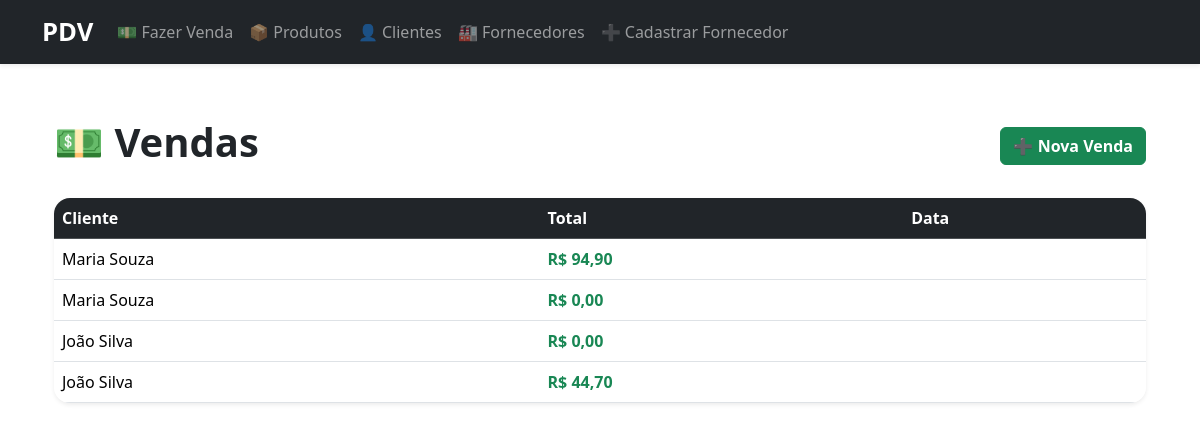
The app's page /listar/ with its own data.
### vendas/models.py (models this page shows, shortened)
class Venda(models.Model):
    cliente = models.ForeignKey(Cliente, on_delete=models.SET_NULL, null=True)
    data = models.DateTimeField(auto_now_add=True)
    total = models.DecimalField(max_digits=10, decimal_places=2, default=0)

### clientes/models.py (models this page shows, shortened)
class Cliente(models.Model):
    nome = models.CharField(max_length=100)
    email = models.EmailField(unique=True)
    telefone = models.CharField(max_length=20, blank=True)
    endereco = models.TextField(blank=True)
    data_cadastro = models.DateTimeField(auto_now_add=True)
    imagem = models.ImageField(upload_to='clientes/', blank=True, null=True)

### vendas/views.py (the view)
# urls.py: path('listar/', views.listar_vendas, name='listar_vendas'),  # 👈 adicionar
def listar_vendas(request):
    vendas = Venda.objects.all().order_by('-id')  # últimas vendas primeiro
    return render(request, 'vendas/listar.html', {'vendas': vendas})

### vendas/templates/vendas/listar.html (shortened to what this page needs)
{% extends 'base.html' %}
{% block content %}
<div class="container mt-5">
    <div class="d-flex justify-content-between align-items-center mb-4">
        <h1 class="fw-bold">💵 Vendas</h1>
        <a href="{% url 'fazer_venda' %}" class="btn btn-success fw-bold">➕ Nova Venda</a>
    </div>
    <div class="table-responsive shadow-sm rounded-4 overflow-hidden">
        <table class="table table-hover mb-0">
            <thead class="table-dark">
                <tr>
                    <th>Cliente</th>
                    <th>Total</th>
                    <th>Data</th>
                </tr>
            </thead>
            <tbody>
                {% for venda in vendas %}
                <tr>
                    <td>{{ venda.cliente.nome }}</td>
                    <td class="fw-bold text-success">R$ {{ venda.total|floatformat:2 }}</td>
                    <td>{{ venda.created_at|date:"d/m/Y H:i" }}</td>
                </tr>
                {% empty %}
                <tr>
                    <td colspan="3" class="text-center text-muted">Nenhuma venda registrada.</td>
                </tr>
                {% endfor %}
            </tbody>
        </table>
    </div>
</div>
{% endblock %}

### templates/base.html (style rules this page uses)
body { padding-top: 70px; }

### records on screen
Venda: cliente.nome "Maria Souza", total "94,90"
Venda: cliente.nome "Maria Souza", total "0,00"
Venda: cliente.nome "João Silva", total "0,00"
Venda: cliente.nome "João Silva", total "44,70"
